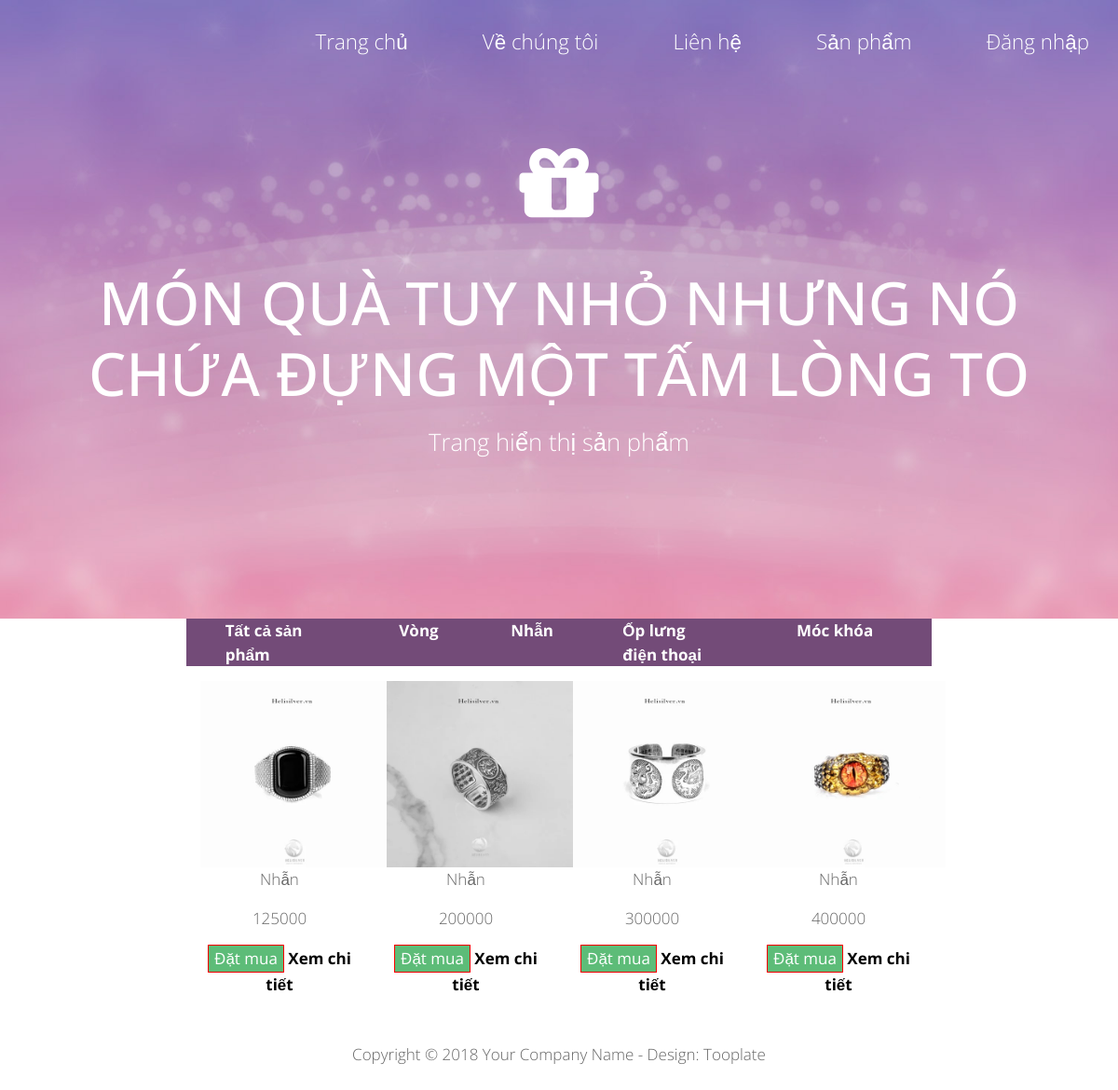
The page /product.php?page=nhan_product on the database its author committed.
### tables this page shows
CREATE TABLE `sanpham` (
  `masp` varchar(10) NOT NULL,
  `tensp` varchar(100) NOT NULL,
  `hinh` text NOT NULL,
  `gia` int(20) NOT NULL,
  `mamau` varchar(100) NOT NULL,
  `maloai` varchar(100) NOT NULL
);

### includes/nhan_product.php (the view)
<?php
	$sql = "select * from sanpham where maloai='Nhẫn'";
	$query = mysqli_query($con,$sql);
	while ($data = mysqli_fetch_array($query))
	{
		echo '<div class="col-lg-3 col-sm-12" style="margin-top:1rem;text-align:center;">
			<img src="img/'.$data["hinh"].'" width="200" height="200"/>
			<p>'.$data["tensp"].'</p>
			<p>'.$data["gia"].'</p>
			<button style="border:1px solid red;background:#5DBC78;color:white">Đặt mua</button>
			 <a href="detail_product.php?page=detail_pro&id='.$data["masp"].'" style="color:black;font-weight:bold;"><span>Xem chi tiết </span></a>
		</div>';
	}
?>

### css/tooplate-style.css (style rules this page uses)
body { font-family: 'Open Sans', Helvetica, Arial, sans-serif; font-size: 17px; font-weight: 300; color: #666666; overflow-x: hidden; }
a { transition: all 0.3s ease; }

### rows shown on the page
sanpham: hinh (picture), tensp "Nhẫn", gia "125000"
sanpham: hinh (picture), tensp "Nhẫn", gia "200000"
sanpham: hinh (picture), tensp "Nhẫn", gia "300000"
sanpham: hinh (picture), tensp "Nhẫn", gia "400000"
